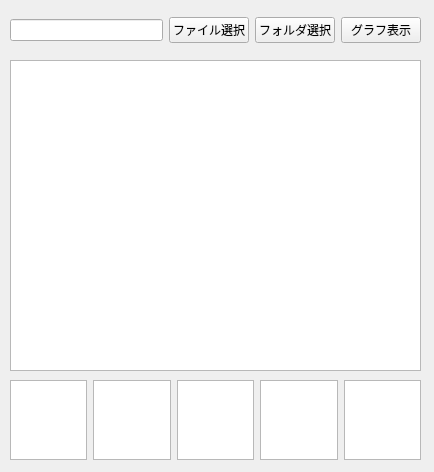
<?xml version="1.0" encoding="UTF-8"?>
<ui version="4.0">
 <class>frmMainView</class>
 <widget class="QWidget" name="frmMainView">
  <property name="geometry">
   <rect>
    <x>0</x>
    <y>0</y>
    <width>434</width>
    <height>472</height>
   </rect>
  </property>
  <property name="minimumSize">
   <size>
    <width>434</width>
    <height>472</height>
   </size>
  </property>
  <property name="maximumSize">
   <size>
    <width>434</width>
    <height>472</height>
   </size>
  </property>
  <property name="font">
   <font>
    <family>Meiryo UI</family>
   </font>
  </property>
  <property name="windowTitle">
   <string>TrendChecker - Main</string>
  </property>
  <property name="windowIcon">
   <iconset>
    <normaloff>C:/Users/miosi/Downloads/グラフアイコン.png</normaloff>C:/Users/miosi/Downloads/グラフアイコン.png</iconset>
  </property>
  <widget class="QWidget" name="horizontalLayoutWidget">
   <property name="geometry">
    <rect>
     <x>10</x>
     <y>10</y>
     <width>411</width>
     <height>41</height>
    </rect>
   </property>
   <property name="font">
    <font>
     <family>Meiryo UI</family>
    </font>
   </property>
   <layout class="QHBoxLayout" name="headerLayout">
    <item>
     <widget class="QLineEdit" name="txtPath">
      <property name="font">
       <font>
        <family>Meiryo UI</family>
       </font>
      </property>
      <property name="readOnly">
       <bool>true</bool>
      </property>
     </widget>
    </item>
    <item>
     <widget class="QPushButton" name="btnFileSelect">
      <property name="font">
       <font>
        <family>Meiryo UI</family>
       </font>
      </property>
      <property name="text">
       <string>ファイル選択</string>
      </property>
      <property name="icon">
       <iconset>
        <normaloff>C:/Users/miosi/Downloads/イメージファイルアイコン.png</normaloff>C:/Users/miosi/Downloads/イメージファイルアイコン.png</iconset>
      </property>
     </widget>
    </item>
    <item>
     <widget class="QPushButton" name="btnFolderSelect">
      <property name="font">
       <font>
        <family>Meiryo UI</family>
       </font>
      </property>
      <property name="text">
       <string>フォルダ選択</string>
      </property>
      <property name="icon">
       <iconset>
        <normaloff>C:/Users/miosi/Downloads/フォルダアイコン14.png</normaloff>C:/Users/miosi/Downloads/フォルダアイコン14.png</iconset>
      </property>
     </widget>
    </item>
    <item>
     <widget class="QPushButton" name="btnGraphDisplay">
      <property name="font">
       <font>
        <family>Meiryo UI</family>
       </font>
      </property>
      <property name="text">
       <string>グラフ表示</string>
      </property>
      <property name="icon">
       <iconset>
        <normaloff>C:/Users/miosi/Downloads/円グラフのフリーアイコン.png</normaloff>C:/Users/miosi/Downloads/円グラフのフリーアイコン.png</iconset>
      </property>
     </widget>
    </item>
   </layout>
  </widget>
  <widget class="QWidget" name="horizontalLayoutWidget_2">
   <property name="geometry">
    <rect>
     <x>10</x>
     <y>60</y>
     <width>411</width>
     <height>311</height>
    </rect>
   </property>
   <property name="font">
    <font>
     <family>Meiryo UI</family>
    </font>
   </property>
   <layout class="QHBoxLayout" name="mainImageLayout">
    <item>
     <widget class="QGraphicsView" name="viewMainImage">
      <property name="font">
       <font>
        <family>Meiryo UI</family>
       </font>
      </property>
     </widget>
    </item>
   </layout>
  </widget>
  <widget class="QWidget" name="horizontalLayoutWidget_3">
   <property name="geometry">
    <rect>
     <x>10</x>
     <y>380</y>
     <width>411</width>
     <height>80</height>
    </rect>
   </property>
   <property name="font">
    <font>
     <family>Meiryo UI</family>
    </font>
   </property>
   <layout class="QHBoxLayout" name="subImageLayout">
    <item>
     <widget class="QGraphicsView" name="viewMiniImage1">
      <property name="font">
       <font>
        <family>Meiryo UI</family>
       </font>
      </property>
      <property name="cursor" stdset="0">
       <cursorShape>PointingHandCursor</cursorShape>
      </property>
     </widget>
    </item>
    <item>
     <widget class="QGraphicsView" name="viewMiniImage2">
      <property name="font">
       <font>
        <family>Meiryo UI</family>
       </font>
      </property>
      <property name="cursor" stdset="0">
       <cursorShape>PointingHandCursor</cursorShape>
      </property>
     </widget>
    </item>
    <item>
     <widget class="QGraphicsView" name="viewMiniImage3">
      <property name="font">
       <font>
        <family>Meiryo UI</family>
       </font>
      </property>
      <property name="cursor" stdset="0">
       <cursorShape>PointingHandCursor</cursorShape>
      </property>
     </widget>
    </item>
    <item>
     <widget class="QGraphicsView" name="viewMiniImage4">
      <property name="font">
       <font>
        <family>Meiryo UI</family>
       </font>
      </property>
      <property name="cursor" stdset="0">
       <cursorShape>PointingHandCursor</cursorShape>
      </property>
     </widget>
    </item>
    <item>
     <widget class="QGraphicsView" name="viewMiniImage5">
      <property name="font">
       <font>
        <family>Meiryo UI</family>
       </font>
      </property>
      <property name="cursor" stdset="0">
       <cursorShape>PointingHandCursor</cursorShape>
      </property>
     </widget>
    </item>
   </layout>
  </widget>
 </widget>
 <resources/>
 <connections>
  <connection>
   <sender>btnFileSelect</sender>
   <signal>clicked()</signal>
   <receiver>frmMainView</receiver>
   <slot>file_select_click()</slot>
   <hints>
    <hint type="sourcelabel">
     <x>176</x>
     <y>23</y>
    </hint>
    <hint type="destinationlabel">
     <x>237</x>
     <y>9</y>
    </hint>
   </hints>
  </connection>
  <connection>
   <sender>btnFolderSelect</sender>
   <signal>clicked()</signal>
   <receiver>frmMainView</receiver>
   <slot>folder_select_click()</slot>
   <hints>
    <hint type="sourcelabel">
     <x>289</x>
     <y>31</y>
    </hint>
    <hint type="destinationlabel">
     <x>323</x>
     <y>56</y>
    </hint>
   </hints>
  </connection>
  <connection>
   <sender>btnGraphDisplay</sender>
   <signal>clicked()</signal>
   <receiver>frmMainView</receiver>
   <slot>graph_display_click()</slot>
   <hints>
    <hint type="sourcelabel">
     <x>362</x>
     <y>30</y>
    </hint>
    <hint type="destinationlabel">
     <x>237</x>
     <y>52</y>
    </hint>
   </hints>
  </connection>
 </connections>
 <slots>
  <slot>file_select_click()</slot>
  <slot>folder_select_click()</slot>
  <slot>graph_display_click()</slot>
 </slots>
</ui>
